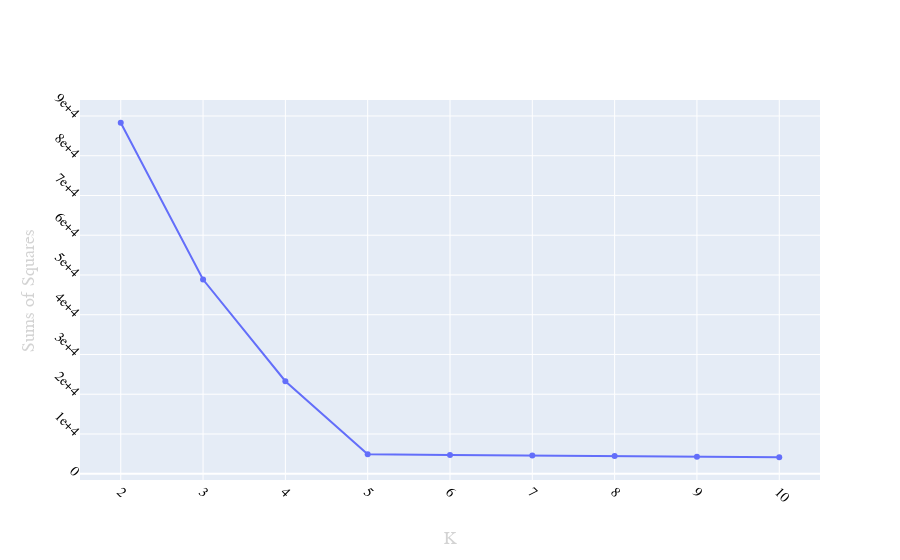

Source (notebook cell):
### Code cell
plot_elbow(X)

### Figure 1 — Plotly figure (JSON) as saved in the notebook; plotly's stock layout.template omitted (floating-point values rounded to 4 significant figures)
{"data": [{"type": "scatter", "x": [2, 3, 4, 5, 6, 7, 8, 9, 10], "y": [88300.0, 48860.0, 23260.0, 4914.0, 4738.0, 4578.0, 4435.0, 4288.0, 4144.0]}], "layout": {"xaxis": {"exponentformat": "e", "showexponent": "all", "showticklabels": true, "tickangle": 45, "tickfont": {"color": "black", "family": "Old Standard TT, serif", "size": 14}, "title": {"font": {"color": "lightgrey", "family": "Arial, sans-serif", "size": 18}, "text": "K"}}, "yaxis": {"exponentformat": "e", "showexponent": "all", "showticklabels": true, "tickangle": 45, "tickfont": {"color": "black", "family": "Old Standard TT, serif", "size": 14}, "title": {"font": {"color": "lightgrey", "family": "Arial, sans-serif", "size": 18}, "text": "Sums of Squares"}}}}
